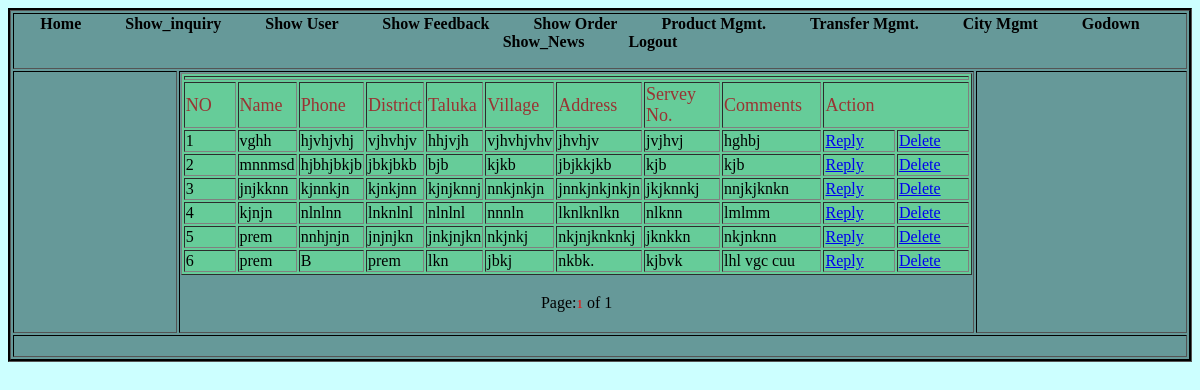
The page /Admin/show_inquiry.php (signed in) on the database its author committed.
### tables this page shows
CREATE TABLE IF NOT EXISTS `inquiry` (
  `iid` int(11) NOT NULL AUTO_INCREMENT,
  `f_name` varchar(20) NOT NULL,
  `c_num` varchar(13) NOT NULL,
  `d_name` varchar(20) NOT NULL,
  `t_name` varchar(20) NOT NULL,
  `v_name` varchar(20) NOT NULL,
  `address` varchar(255) NOT NULL,
  `serv_no` varchar(20) NOT NULL,
  `comments` varchar(255) NOT NULL,
  PRIMARY KEY (`iid`)
);

### Admin/show_inquiry.php (the view, shortened to what this page needs)
<!DOCTYPE html PUBLIC "-//W3C//DTD XHTML 1.0 Transitional//EN" "http://www.w3.org/TR/xhtml1/DTD/xhtml1-transitional.dtd">
<html xmlns="http://www.w3.org/1999/xhtml">
<head>
<link rel="stylesheet" type="text/css" href="styles.css" />
</head>
<?php
$page_name="show_inquiry.php";
if(!isset($_REQUEST["start"]))
{
	$start = 0;
}
else
{
	$start = $_REQUEST["start"];
}
		$eu = ($start - 0);
		$limit = 10;
?>
<body class="body">
<table width="100%" border="1" class="table">
  <tr>
    <td colspan="3"><?php include("header.php");?></td>
  </tr>
  <tr>
    <td width="14%">&nbsp;</td>
    <td width="68%">
	<table width="100%" border="1" align="center" class="background">
      <tr>
        <td colspan="11"><?php
	  ?></td>
      </tr>
      <tr>
        <td width="8%" class="font">NO</td>
        <td width="6%" class="font">Name</td>
        <td width="7%" class="font">Phone</td>
        <td width="7%" class="font">District</td>
        <td width="7%" class="font">Taluka</td>
        <td width="7%" class="font">Village</td>
        <td width="11%" class="font">Address</td>
        <td width="11%" class="font">Servey No. </td>
        <td width="14%" class="font">Comments</td>
        <td colspan="2" class="font">Action</td>
      </tr>
          <?php
		$i=1;
	$sql2 = "select * from inquiry";
	$fetch = mysql_query($sql2) or die("query failed");
	$nume = mysql_num_rows($fetch);
	$sql_group=mysql_query("select * from inquiry order by iid desc limit $eu,$limit ");
	if(mysql_num_rows($sql_group)>0)
	{
	while($data=mysql_fetch_array($sql_group))
	{
		?>
      <tr>
        <td><?php echo $i;?></td>
        <td><?php echo $data['f_name'];?></td>
        <td><?php echo $data['c_num'];?></td>
        <td><?php echo $data['d_name'];?></td>
        <td><?php echo $data['t_name'];?></td>
        <td><?php echo $data['v_name'];?></td>
        <td><?php echo $data['address'];?></td>
        <td><?php echo $data['serv_no'];?></td>
        <td><?php echo $data['comments'];?></td>
        <td width="11%"><a href="inq_reply.php?rid=<?php  echo $data['iid'];?>">Reply</a></td>
        <td width="11%"><a href="del_inquiry.php?did=<?php  echo $data['iid'];?>">Delete</a></td>
      </tr>
      <?php
	$i++;
	}
	?>
    </table>
	<p>
	  <?php
echo "<table align = 'center' width='50%'><tr><td  align='left' width='30%'>";
	echo "</td><td align=center width='40%'>Page:";
	$l=1;
	$total=0;
	for($i=0;$i < $nume;$i=$i+$limit)
	{
		if($i <> $eu)
		{
			echo " <a href='$page_name?start=$i'><font face='Verdana' size='2'>$l</font></a> ";
		}
		else
		{
			echo "<font face='Verdana' size='2' color=red>$l</font>";
		}
		$l=$l+1;
		$total = $total+1;
	}
echo " of $total</td><td  align='right' width='40%'>";
	echo "</td></tr></table>";
}
?>
	</p></td>
    <td width="18%">&nbsp;</td>
  </tr>
  <tr>
    <td colspan="3">&nbsp;</td>
  </tr>
</table>
</body>
</html>

### Admin/styles.css (style rules this page uses)
.body { background:#CCFFFF; }
.background { background-color:#66CC99; }
.table { background-color: #669999; border:#000000 groove; }
.font { font:Georgia, "Times New Roman", Times, serif; font-size:18px; color: #993333; }

### rows shown on the page
inquiry: f_name "vghh", c_num "hjvhjvhj", d_name "vjhvhjv", t_name "hhjvjh", v_name "vjhvhjvhv", address "jhvhjv", serv_no "jvjhvj", comments "hghbj"
inquiry: f_name "mnnmsd", c_num "hjbhjbkjb", d_name "jbkjbkb", t_name "bjb", v_name "kjkb", address "jbjkkjkb", serv_no "kjb", comments "kjb"
inquiry: f_name "jnjkknn", c_num "kjnnkjn", d_name "kjnkjnn", t_name "kjnjknnj", v_name "nnkjnkjn", address "jnnkjnkjnkjn", serv_no "jkjknnkj", comments "nnjkjknkn"
inquiry: f_name "kjnjn", c_num "nlnlnn", d_name "lnknlnl", t_name "nlnlnl", v_name "nnnln", address "lknlknlkn", serv_no "nlknn", comments "lmlmm"
inquiry: f_name "prem", c_num "nnhjnjn", d_name "jnjnjkn", t_name "jnkjnjkn", v_name "nkjnkj", address "nkjnjknknkj", serv_no "jknkkn", comments "nkjnknn"
inquiry: f_name "prem", c_num "B", d_name "prem", t_name "lkn", v_name "jbkj", address "nkbk.", serv_no "kjbvk", comments "lhl vgc cuu"

### other values the page prints
$total "1"
